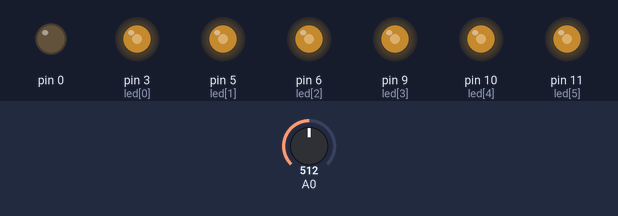
A sketch run on a simulated Arduino Uno, built with avr-gcc and run on an emulated ATmega328P. Parts: output pins drawn as LEDs (lit = HIGH). The inputs (shaded band) are chosen by the test bench; at power-on: A0 = 512.

Above: at 1.3 s.
1.4 s: A0 set to 716
At 2.85 s:
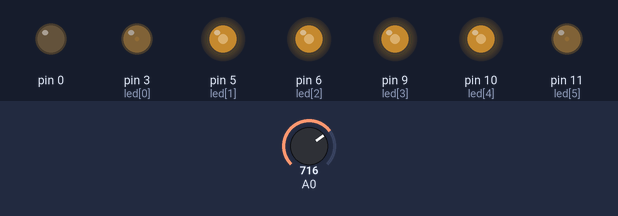
4.9 s: A0 set to 900
At 5.7 s:
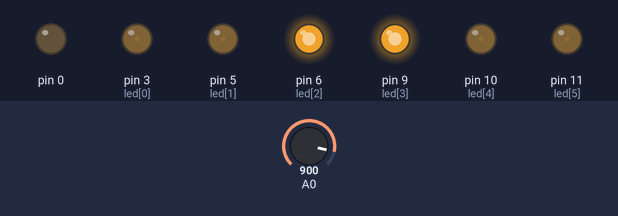
8.4 s: A0 set to 122
At 11.0 s:
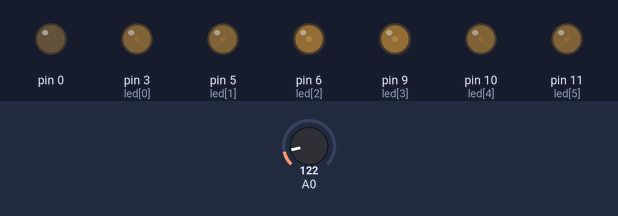
13.8 s: A0 set to 0
At 16.4 s:
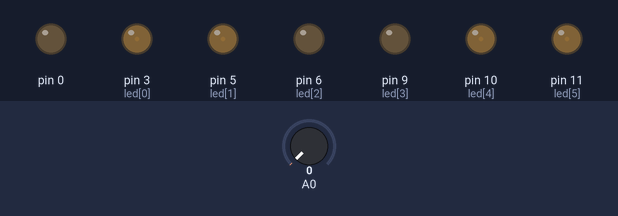
21.5 s: A0 set to 17
At 22.2 s:
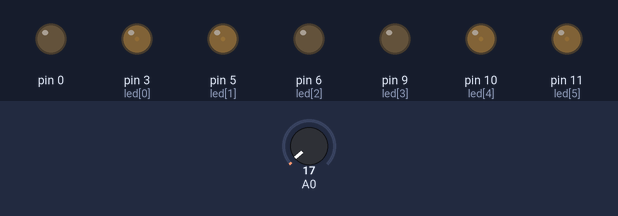
Timing chart, 0 to 26.2 s (numbered marks = the images above; inputs shaded):
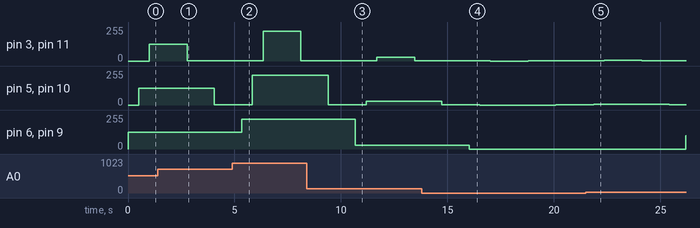

Measured:
- after the input at 1.4 s, pin 6 (led[2]), pin 9 (led[3]): stays 127/255 (without the input it goes to 172/255 after 3.1 s)
- after the input at 4.9 s, pin 6 (led[2]), pin 9 (led[3]): 127/255 → 224/255 after 0.44 s
- after the input at 8.4 s, pin 6 (led[2]), pin 9 (led[3]): 224/255 → 30/255 after 2.3 s
- after the input at 13.8 s, pin 6 (led[2]), pin 9 (led[3]): 30/255 → 0/255 after 2.2 s
- after the input at 21.5 s, pin 6 (led[2]), pin 9 (led[3]): stays 0/255 (without the input it goes to 173/255 after 4.3 s)

The sketch:

led_sequenza_pot_lum.ino
```cpp
int val;
int pot;
int led[7]={3,5,6,9,10,11};
void setup() {
  for(int i=0; i<7;i++){
    pinMode(led[i], OUTPUT);
  }
}

void loop() {
  pot=analogRead(A0);
  val=map(pot, 0, 1023, 0, 255);
  analogWrite(led[2], val);
  analogWrite(led[3], val);
  delay(500);
  pot=analogRead(A0);
  val=map(pot, 0, 1023, 0, 255);
  analogWrite(led[1], val);
  analogWrite(led[4], val);
  delay(500);
  pot=analogRead(A0);
  val=map(pot, 0, 1023, 0, 255);
  analogWrite(led[0], val);
  analogWrite(led[5], val);
  delay(500);
  for(int i=255; i>0; i--){
    analogWrite(led[0], i);
    analogWrite(led[5], i);
    delay(5);
  }
  for(int i=255; i>0; i--){
    analogWrite(led[1], i);
    analogWrite(led[4], i);
    delay(5);
  }
  for(int i=255; i>0; i--){
    analogWrite(led[2], i);
    analogWrite(led[3], i);
    delay(5);
  }

}
```
